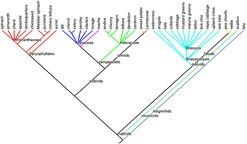
#> input picture images/2013_04_05_greens_phylo1.jpg, 247 x 144 px, shrunk from 1899 x 1105 before the run, given in place of tree_image_ref.png, which was not available
$ jupyter execute --allow-errors experiment.ipynb   (shell and % lines are left out)   (Python 2 division)   (older library calls are emulated)
#> lines starting #> are read from the running program, lines starting #| are printed output that depends on the picture; after the words box and inside, x2 and y2 are one past the last pixel; in counts of white or black regions, pixels touching at a corner belong together; pictures that were not available may be replaced by others from this repository, and a replacement may not be noted
### group_nodes_2_text.py
import matplotlib, cv2
import numpy as np
import matplotlib.pyplot as plt
from scipy.spatial import distance
from get_nodes import le_main

try:
    import Image
except:
    from PIL import Image

import pytesseract
import os.path
from pytesseract import image_to_string

# %matplotlib inline

# [5 lines left out: function show, not called in this run]

imfile = "images/tree_image_ref.png"
#imfile = "images/Tree1.png"
#just_tree = cv2.imread("images/Tree1.png") #use k=12
#just_tree = cv2.imread("images/Tree2.png") #use k=1
just_tree = cv2.imread(imfile) #use k=9 to get only tips, k=4 gets some of the labels but is not as clean
#> just_tree is the input picture: shape (144, 247, 3); mean B, G, R 243.8, 244.1, 242.3

#label_rectangles
#input: png image of the tree, parameter k

#Parameter k:
#adjust k higher so that phrases are connected, but lower such that all phrases are separate from the tree

#output: (image, list of rectangles in the format (x,y,w,h))

def label_rectangles(img, thresh=0.5, k=9, iterations=1):
#> called with thresh = 0.5, k = 9, iterations = 1
    img = img.copy()

    gray = cv2.cvtColor(img, cv2.COLOR_BGR2GRAY)
    _,thresh = cv2.threshold(gray, 150, 255, cv2.THRESH_BINARY_INV)
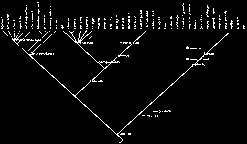
#> thresh: shape (144, 247); 3.9% white in thin lines or dots

    #set the amount to dilate to merge words in a phrase together
    kernel = cv2.getStructuringElement(cv2.MORPH_CROSS,(k,k))
    #print kernel
    dilated = cv2.dilate(thresh,kernel,iterations)
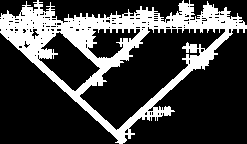
#> dilated: shape (144, 247); 25.7% white; 1 white region
    im2, contours, hierarchy = cv2.findContours(dilated,cv2.RETR_EXTERNAL,cv2.CHAIN_APPROX_NONE)
#> contours = 1 contour; box (x1, y1, x2, y2) and area: (0, 0, 247, 144) 17358

    #get the rectangle boundaries we want
    heights = []
    rectangles = []
    for contour in contours:
        [x,y,w,h] = cv2.boundingRect(contour)
        if h < 5 or w < 5: continue
        #if h > grays[i].shape[0] * 0.5 or w > grays[i].shape[1] * 0.5: continue
        rectangles.append((x,y,w,h))
        heights.append(h)
#> this loop made 1 pass
#> after the loop, heights = [144]; rectangles = [(0, 0, 247, 144)]

    #remove the tree rectangle
    #other way: check if square shaped
    good_rectangles = []
    for r in rectangles:
        (x,y,w,h) = r
        if h<3*np.std(heights):
            good_rectangles.append(r)
            cv2.rectangle(img, (x,y), (x+w,y+h), (255,0,255), 2)
#> after the loop, good_rectangles = []


    return (img, good_rectangles)


result = label_rectangles(just_tree)
# show(result[0], False)
# contours = text_contours(just_tree)

# given the rectangles to a text detection program, which hopefully returns ((x,y,w,h),"Genus species")
# also assume we have node locations [(x,y)....]
# now we need to find closest leaf

# labels = [((1,1,10,10), "Genus species")]
labels = [(pos, "Label " + str(result[1].index(pos)) ) for pos in result[1] ]
#> labels = []
nodes = le_main(imfile, 1)

associations = []
for label in labels:
    r,lname = label
    x,y,w,h = r
    # get distances to all nodes
    distances = set()
    for node in nodes:
        x1,y1 = node
        d = distance.euclidean((x,y),node)
        distances.add((d,node))
    #get the node that is the minimum distance and name it
    associations.append((min(distances)[1],(x,y),lname))


tree = result[0].copy()
# print list(associations)[0][0]
# [46 lines left out: functions print_leaf, labels_for_tree, imgToStr, get_label, not called in this run]

### karol.py
import cv2
import numpy as np
import sys
from scipy.ndimage import rotate
import operator


def find_tree_contours(gray, param):
    _,thresh = cv2.threshold(gray, 200, 255, cv2.THRESH_BINARY_INV) # threshold
    kernel = cv2.getStructuringElement(cv2.MORPH_CROSS,(3,3))
    try:
        dilated = cv2.dilate(thresh,kernel,iterations = param) # dilate
    except:
        dilated = cv2.dilate(thresh,kernel,iterations=1) # dilate
    im2, contours, hierarchy = cv2.findContours(dilated, cv2.RETR_LIST, cv2.CHAIN_APPROX_TC89_KCOS)

    outs = []
    for i, contour in enumerate(contours):
        [x,y,w,h] = cv2.boundingRect(contour)
        if h < gray.shape[0] * 0.5 or w < gray.shape[1] * 0.5: continue
        #cv2.rectangle(img, (x,y), (x+w,y+h), (255,0,255), 1)
        out = np.zeros(gray.shape, dtype=np.uint8) + 255
        cv2.drawContours(out, contours, i, 0, -1)
        outs.append(out)
    #out2[out < 2010] = 0
    return outs

def find_tree_contour(gray, param, min_frac=0.5):
#> called with param = 1, min_frac = 0.5
    _,thresh = cv2.threshold(gray, 200, 255, cv2.THRESH_BINARY_INV) # threshold
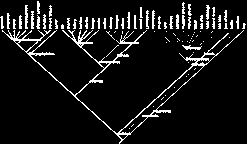
#> thresh: shape (144, 247); 8.6% white in thin lines or dots
    kernel = cv2.getStructuringElement(cv2.MORPH_CROSS,(3,3))
#> kernel = [[0, 1, 0], [1, 1, 1], [0, 1, 0]]
    dilated = cv2.dilate(thresh,kernel,iterations = param) # dilate
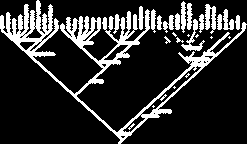
#> dilated: shape (144, 247); 18% white; 27 white regions (10 under 20 px)
    im2, contours, hierarchy = cv2.findContours(dilated, cv2.RETR_TREE, cv2.CHAIN_APPROX_NONE)
#> contours = 65 contours, 41 with area under 20; largest, box (x1, y1, x2, y2) and area: (0, 0, 247, 144) 4821, (141, 65, 202, 115) 436, (205, 4, 216, 34) 158, (181, 19, 205, 51) 150, (103, 44, 129, 61) 146

    out = np.zeros(gray.shape, dtype=np.uint8) + 255

    for i, contour in enumerate(contours):
        [x,y,w,h] = cv2.boundingRect(contour)
        if gray.shape[-1] > gray.shape[-2]:
            if w < gray.shape[-1] * min_frac:
                continue
        elif gray.shape[-1] < gray.shape[-2]:
            if h < gray.shape[-2] * min_frac:
                continue
        else:
            if h < gray.shape[-2] * min_frac or w < gray.shape[-1] * min_frac:
                continue
        #cv2.rectangle(img, (x,y), (x+w,y+h), (255,0,255), 1)
        cv2.drawContours(out, contours, i, 0, -1)
#> this loop made 65 passes
#> (x, y, w, h) on passes 1, 4, 6, 8, 9, 12, 13, 14, 15, 16, 17, 18: (176, 37, 8, 6), (164, 36, 7, 8), (195, 34, 4, 4), (172, 32, 5, 5), (181, 19, 24, 32), (235, 15, 5, 15), (163, 15, 11, 18), (157, 15, 5, 15), (217, 14, 5, 16), (199, 14, 5, 19), (113, 14, 7, 20), (175, 13, 5, 17)
#> (contour, x, y, w, h) on passes 2, 3, 5, 7, 10, 11: ([[229, 36], [228, 37], [229, 38], [230, 37]], 228, 36, 3, 3), ([[211, 36], [210, 37], [211, 38], [212, 37]], 210, 36, 3, 3), ([[166, 41], [167, 40], [168, 41], [167, 42]], 166, 40, 3, 3), ([[188, 34], [187, 35], [188, 36], [189, 35]], 187, 34, 3, 3), ([[201, 42], [202, 41], [203, 42], [202, 43]], 201, 41, 3, 3), ([[191, 39], [192, 38], [193, 39], [192, 40]], 191, 38, 3, 3)
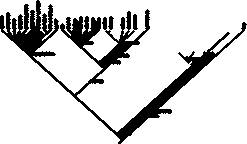
#> out: shape (144, 247); 83.9% white; 1 black region, box (x1, y1, x2, y2) and area: (0, 0, 247, 144) 5741

    out2 = np.zeros(gray.shape, dtype=np.uint8) + 255
    out2[out == 0] = gray[out == 0]
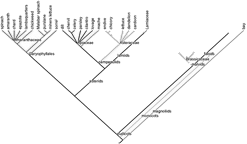
#> out2: shape (144, 247); min 29, max 255, mean 246.7
    return out2

def get_contour(img, gray, param=1):
	tree_contour = find_tree_contour(gray, param)

	dst = cv2.cornerHarris(tree_contour, 3, 3, 0.01)
	dst = cv2.dilate(dst, None)
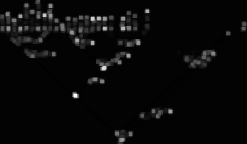
#> dst: shape (144, 247) float32; min -0.000119, max 0.00993, mean 0.000264; drawn with min black and max white
	corners = dst > 0.05 * dst.max()
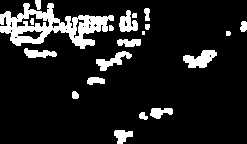
#> corners: shape (144, 247) bool; 12.3% white; 20 white regions (1 under 20 px), largest, box (x1, y1, x2, y2) and area: (0, 3, 114, 49) 2235, (183, 50, 217, 68) 366, (96, 51, 132, 71) 284

	points = []
	for y in range(img.shape[0]):
	    for x in range(img.shape[1]):
	        if corners[y,x]:
	            points.append((x,y))
#> `corners = karol.get_contour(img, gray)`: corners = 4358 pairs, first value 0 to 246, second value 0 to 143

	return points

bottom_right = lambda N, M, k: np.fliplr(np.tri(N, M, k=k)) == 1
top_left = lambda N, M, k: np.flipud(np.tri(N, M, k=k)) == 1
bottom_left = lambda N, M, k: np.tri(N, M, k=k) == 1
top_right = lambda N, M, k: np.flipud(np.fliplr(np.tri(N, M, k=k))) == 1

def find_connected_nodes(image, i, nodes):
    out = []
    x, y = nodes[i]
    for j in range(i + 1, len(nodes)):
        if i == j: continue
        distance = np.sqrt(np.sum(np.power(np.array(nodes[i]) - np.array(nodes[j]), 2)))
        dst_x, dst_y = nodes[j]

        angle = np.arctan2(dst_y - y, dst_x - x)

        min_x = min(x, dst_x)
        min_y = min(y, dst_y)
        max_x = max(x, dst_x)
        max_y = max(y, dst_y)
        border = 12
        A = image[min_y - border : max_y + border + 1, min_x - border : max_x + border + 1]
        if np.min(A.shape) == 0:
            continue
        cutout = np.copy(A)

        if ((x - min_x) == 0 and (y - min_y) == 0) or ((dst_x - min_x) == 0 and (dst_y - min_y) == 0):
            cutout[top_right(cutout.shape[0], cutout.shape[1], min(cutout.shape) // 2 - cutout.shape[0])] = 255
            cutout[bottom_left(cutout.shape[0], cutout.shape[1], min(cutout.shape) // 2 - cutout.shape[0])] = 255
        else:
            cutout[top_left(cutout.shape[0], cutout.shape[1], min(cutout.shape) // 2 - cutout.shape[0])] = 255
            cutout[bottom_right(cutout.shape[0], cutout.shape[1], min(cutout.shape) // 2 - cutout.shape[0])] = 255

        contours = find_tree_contours(cutout, 2)
        for contour in contours:
            other = False
            for k in range(len(nodes)):
                if k == j or k == i: continue
                k_x, k_y = nodes[k]
                k_x = k_x - min_x + border
                k_y = k_y - min_y + border
                if k_x >= border and k_x < cutout.shape[-1] - border and k_y >= border and k_y < cutout.shape[-2] - border:
                    if contour[k_y, k_x] < 200:
                        other = True
                        break

            if other == False and contour[y - min_y + border, x - min_x + border] < 200 and contour[dst_y - min_y + border, dst_x - min_x + border] < 200:
                out.append(j)
    return out


# [35 lines left out: function depth_first_cycle_finder, not called in this run]

# Nodes from corners
def nodes_from_corners(image, gray, points, max_dist=16, iterations=1):
#> called with max_dist = 8, iterations = 3
    if iterations == 0:
        out = []

        for j, point in enumerate(points):
            x, y = map(int, point)
            A = gray[y - 1 : y + 2, x - 1 : x + 2]
            off_y, off_x = np.array(np.unravel_index(A.argmin(), A.shape)) - 1
            new_x, new_y = x + off_x, y + off_y
            if gray[new_y, new_x] < gray[y, x]:
                out.append((new_x,new_y))
            else:
                out.append((x,y))

        return out
    # print('iternations:', iterations)
    nodes = []
    while len(points):
        point = points[-1]
        points.pop()
        neighbors = [point]
        for i in reversed(range(len(points))):
            dist = np.sqrt(np.sum(np.power(np.array(point) - np.array(points[i]), 2)))
            if dist < max_dist:
                neighbors.append(points[i])
                points.pop(i)
        neighbors = np.array(neighbors)
        point = neighbors[np.random.randint(len(neighbors))]
        point = np.mean(neighbors, axis=0)
        # print('Remaining corner points to assign a corner:', len(points))
        if iterations == 1:
            #image[point[1], point[0], :] = (255, 0, 0)
            cv2.circle(image, tuple(map(int, point)), 4, (255,128,0), 2)
        nodes.append(point)
#> this loop made 104 passes
#> neighbors on passes 1, 2, 3, 4, 5, 6, 7, 8, 9, 10, 11, 13: [(122, 143)], [(116, 137)], [(132, 136)], [(124, 135)], [(146, 119)], [(159, 118)], [(139, 115)], [(171, 114)], [(152, 113)], [(163, 111)], [(77, 98)], [(92, 84)]
#> neighbors on pass 12: [[73, 91]]
#> after the loop, nodes = 104 pairs, first value 1.24 to 243.5, second value 0.25 to 139.3; points = []
    return nodes_from_corners(image, gray, nodes, max_dist + 2, iterations - 1)
#> the loop in nodes_from_corners (call 2), `while len(points):` made 45 passes
#> neighbors on passes 1 to 9: [[37, 0.25], [38.64, 4.45]], [[25.93, 4.7], [27.08, 10.51]], [[50.41, 5.07], [48.83, 11.64]], [[146.5, 10.14], [146.7, 16.41]], [[5.2, 12.2], [8.06, 14.21], [2.1, 16.48], [5.85, 20.7]], [[36.67, 12.52], [44.5, 17.44], [33.91, 20.34]], [[86.4, 15.2]], [[127.5, 12.41]], [[99, 16.6], [106.6, 17.82], [98.92, 21.89]]
#> neighbors on passes 19, 20, 21, 23, 26, 27: [[106.5, 27.65]], [[120.9, 26.36]], [[54.98, 28.29]], [[93, 28.66]], [[227.8, 33]], [[45.05, 32.1]]
#> call 3 of nodes_from_corners, with max_dist = 12, iterations = 1
#> the loop in nodes_from_corners (call 3), `while len(points):` made 36 passes
#> after the loop in nodes_from_corners (call 3), `while len(points):`:
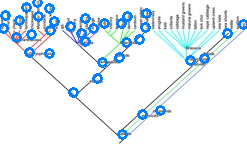
#> image: shape (144, 247, 3); 6.74% of pixels changed, all inside (x1, y1, x2, y2) = (0, 0, 247, 140)


def node_neighbors(nodes, gray):
	# Figure out node neighbors
	node_neighbors = {}
	for i, node in enumerate(nodes):
	    node_neighbors[i] = find_connected_nodes(gray, i, nodes)
#> this loop made 18 passes
#> node on passes 1 to 12: (121, 133), (142, 115), (160, 111), (72, 93), (98, 79), (203, 59), (191, 59), (101, 62), (119, 56), (48, 54), (30, 52), (84, 42)
#> pass 1, in find_tree_contours (call 2), `dilated = cv2.dilate(thresh,kernel,iterations = param)`:
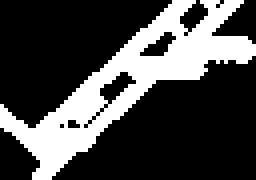
#> dilated: shape (45, 64) (shown 4 times larger); 27.9% white; 1 white region, box (x1, y1, x2, y2) and area: (0, 0, 64, 45) 803

	# Do reciprocal adding of nodes
	for i in range(len(nodes)):
	    for j in node_neighbors[i]:
	        if i not in node_neighbors[j]:
	            node_neighbors[j].append(i)

	return node_neighbors

# [54 lines left out: functions unhook_triangles, remove_spurious, find_root, not called in this run]

### experiment.ipynb
[cell 1]
import numpy as np
import cv2
import tree2
import karol
import os
import matplotlib
import matplotlib.pyplot as plt
import ete2
#> (the rest of this cell did not finish here and is left out)

[cell 2]
reload(tree2)
reload(karol)

[cell 3]
images = [os.path.join("images", f) for f in os.listdir("images")]
fn = "images/tree_image_ref.png"
# print images
#> (the rest of this cell did not finish here and is left out)

[cell 4]
img = cv2.imread(fn)
scratch = img.copy()
gray = cv2.cvtColor(img,cv2.COLOR_BGR2GRAY)
corners = karol.get_contour(img, gray)
nodes = karol.nodes_from_corners(img, gray, corners, max_dist=8, iterations=3)
#> (the rest of this cell did not finish here and is left out)

[cell 5]
# [33 lines left out: functions labels_for_tree, get_label, imgToStr, not called in this run]

#> (a cell that did not finish here is left out)

#> (a cell that did not finish here is left out)

$ run again, on images/i-04765695ba4362e1a5b0353cb739f8e8-big HPV tree.jpg
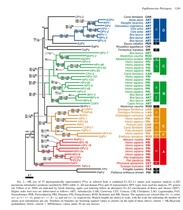
#> input picture images/i-04765695ba4362e1a5b0353cb739f8e8-big HPV tree.jpg, 183 x 210 px, shrunk from 1412 x 1617 before the run, given in place of tree_image_ref.png, which was not available
#> just_tree is the input picture: shape (210, 183, 3); mean B, G, R 226.4, 230.9, 230.7
#> in label_rectangles, `im2, contours, hierarchy = cv2.findContours(dilated,cv2.RETR_EXTERNAL,..`: contours = 17 contours, 11 with area under 20; largest, box (x1, y1, x2, y2) and area: (21, 12, 109, 182) 7036, (113, 12, 170, 177) 3418, (88, 184, 102, 199) 35, (113, 30, 140, 55) 33, (150, 181, 164, 196) 26, (45, 184, 59, 199) 25
#> the loop in label_rectangles, `for contour in contours:` made 17 passes
#> (x, y, w, h) on passes 1 to 8: (84, 197, 9, 9), (163, 196, 12, 9), (134, 193, 9, 9), (114, 190, 9, 9), (28, 190, 9, 9), (35, 187, 9, 9), (19, 187, 9, 9), (88, 184, 14, 15)
#> after the loop in label_rectangles, `for contour in contours:`: heights = [9, 9, 9, 9, 9, 9, 9, 15, 9, 15, 15, 12, 9, 25, 9, 165, 170]; rectangles = 17 items, first 6: (84, 197, 9, 9), (163, 196, 12, 9), (134, 193, 9, 9), (114, 190, 9, 9), (28, 190, 9, 9), (35, 187, 9, 9)
#> the loop in label_rectangles, `for r in rectangles:` made 17 passes
#> after the loop in label_rectangles, `for r in rectangles:`: good_rectangles = [(84, 197, 9, 9), (163, 196, 12, 9), (134, 193, 9, 9), (114, 190, 9, 9), (28, 190, 9, 9), (35, 187, 9, 9), (19, 187, 9, 9), (88, 184, 14, 15), (59, 184, 9, 9), (45, 184, 14, 15), (150, 181, 14, 15), (101, 181, 12, 12), (78, 81, 9, 9), (113, 30, 27, 25), (117, 18, 9, 9)]
#> labels = 15 items
#> kernel = [[0, 1, 0], [1, 1, 1], [0, 1, 0]]
#> in find_tree_contour, `im2, contours, hierarchy = cv2.findContours(dilated, cv2.RETR_TREE, cv..`: contours = 554 contours, 506 with area under 20; largest, box (x1, y1, x2, y2) and area: (24, 15, 115, 174) 8588, (110, 15, 168, 175) 6203, (10, 173, 181, 206) 3752, (26, 137, 77, 170) 322, (139, 106, 149, 173) 240
#> the loop in find_tree_contour, `for i, contour in enumerate(contours):` made 554 passes
#> (contour, x, y, w, h) on passes 2, 4, 5: ([[23, 180], [22, 181], [23, 182], [24, 181]], 22, 180, 3, 3), ([[85, 203], [86, 202], [87, 203], [86, 204]], 85, 202, 3, 3), ([[76, 203], [77, 202], [78, 203], [77, 204]], 76, 202, 3, 3)
#> `corners = karol.get_contour(img, gray)`: corners = 1695 pairs, first value 24 to 167, second value 15 to 175
#> the loop in nodes_from_corners, `while len(points):` made 69 passes
#> neighbors on passes 1 to 8: [(159, 175)], [(151, 173)], [(78, 171)], [(26, 171)], [(161, 167)], [(153, 165)], [(43, 164)], [(35, 164)]
#> after the loop in nodes_from_corners, `while len(points):`: nodes = 69 pairs, first value 25 to 165.8, second value 16.77 to 171.6; points = []
#> the loop in nodes_from_corners (call 2), `while len(points):` made 41 passes
#> neighbors on passes 2, 4, 5, 7, 8, 10: [[150.4, 16.77], [155.7, 19]], [[87.7, 21.2], [94.37, 22.35], [86.73, 26.73]], [[45.93, 27.11], [46.69, 30.38]], [[77.15, 30.81], [86.17, 33.34]], [[59.33, 34.33], [65.85, 35.24], [53.26, 38.84]], [[37, 39.5], [45.76, 40.16]]
#> the loop in node_neighbors, `for i, node in enumerate(nodes):` made 28 passes
#> node on passes 1 to 8: (154, 169), (76, 170), (26, 170), (37, 162), (165, 150), (48, 150), (157, 139), (41, 135)
#> the loop in node_neighbors, `for i in range(len(nodes)):` made 28 passes
#> the loop in unhook_triangles, `for i in range(len(nodes)):` made 28 passes
#> the loop in find_root, `for i in node_neighbors:` made 28 passes
#> the loop in find_root, `for i in leaves:` made 1 pass
#> the loop in depth_first_cycle_finder, `for neighbor in node_neighbors[root]:` made 1 pass
#> the loop `while sources is None:` made 13 passes
#> the loop `for i in range(len(nodes)):` made 28 passes
#> the loop `for i in sorted(node_neighbors):` made 15 passes
#> after the loop `for i in sorted(node_neighbors):`:
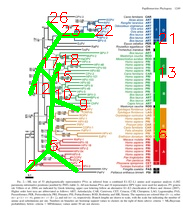
#> scratch: shape (210, 183, 3); mean B, G, R 213.8, 230.2, 221
#> the loop in get_edges, `` made 15 passes
#> the loop in get_edges, `` made 12 passes
